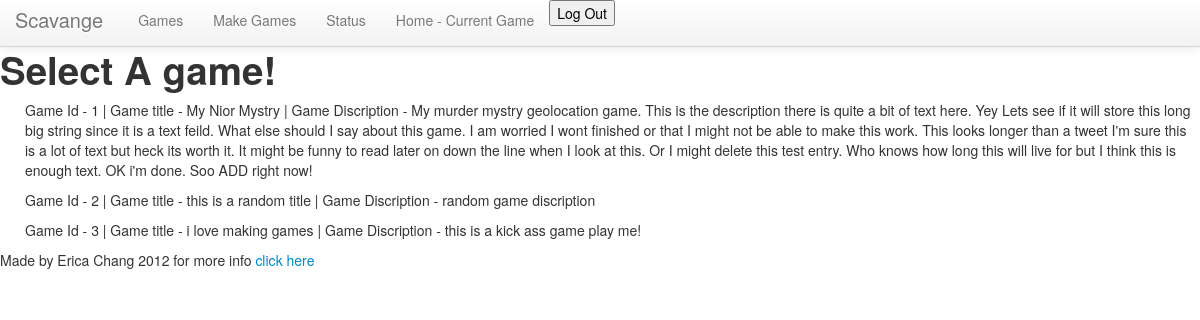
Page /select_games on the earlier database version.
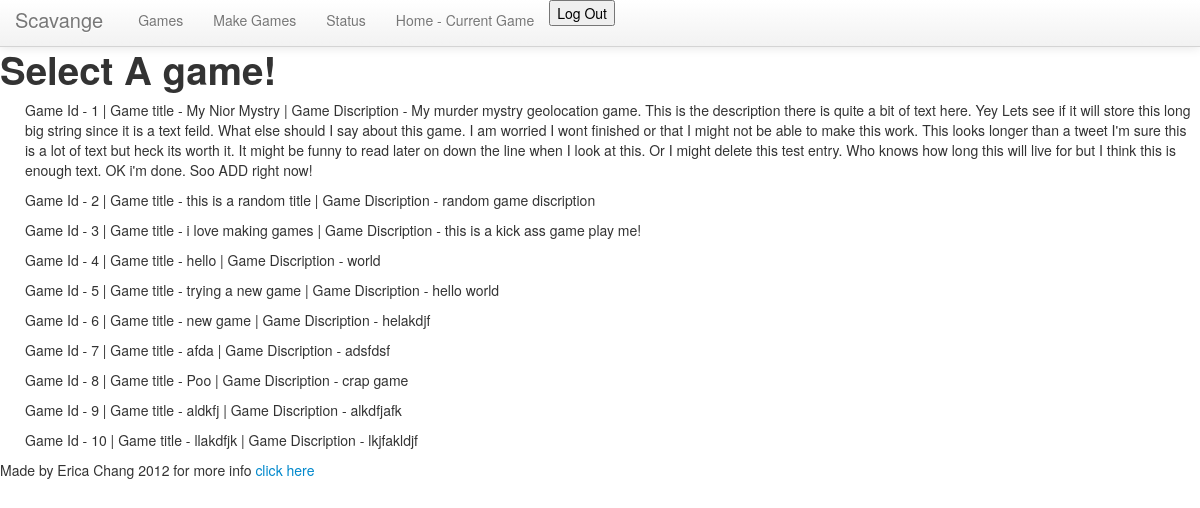
Same page on the later database version.
### model.py (models this page shows)
class Game(Base):
	__tablename__ = "games"
	id = Column(Integer, primary_key=True)
	game_title = Column(String(), nullable=True)
	game_description = Column(Text(), nullable=True)

### murder.py (the view)
@app.route('/select_games', methods=['GET'])
def select_game():
  games = db_session.query(Game).all()
  return render_template('select_games.html', games=games)

### templates/select_games.html (shortened to what this page needs)
{% extends "layout.html" %}
{% block content %}
<h1>
	<br>
	Select A game!
</h1>
<ul>
{% for game in games %}
	<p>
	Game Id - {{game.id}} | Game title - {{game.game_title}} | Game Discription - {{game.game_description}}
	</p>
{% endfor %}
</ul>
{% endblock %}

### templates/layout.html (shortened to what this page needs)
<html lang = en>
<head>
{% block head %}
<link href="/static/CSS/css/bootstrap.min.css" rel="stylesheet" media ="screen">
{% endblock %}
</head>
<body>
<div class ="navbar navbar-fixed-top">
	<div class ="navbar-inner">
		<div class = "container">
		    <a class ="brand" href="#">Scavange</a>
		    <div class ="nav-collapse">
				<ul class ="nav">
					<li><a href="{{url_for("select_game")}}"> Games </a></li>
					<li><a href="{{url_for("display_make_game")}}"> Make Games </a></li>
					<li><a href="{{url_for("display_status")}}"> Status </a></li>
					<li><a href="{{url_for("current_game")}}"> Home - Current Game</a></li>
					<li>
						<form name = "logout_button" action = "{{url_for("logout")}}" method = "POST">
						<input id="logout_button" type=submit value="Log Out">
					</form>
					</li>
				</ul>
			</div>
		</div>
	</div>
</div>
<div id = "content">
{% block content %}
{% endblock %}
</div>
<div id = "footer">
	{% block footer %}
	Made by Erica Chang 2012 for more info <a href = "http://startupmymind.com"> click here </a>
	{% endblock %}
</div>
</body>
</html>

Differences in the rows shown:
added Game: id "4", game_title "hello", game_description "world"
added Game: id "5", game_title "trying a new game", game_description "hello world"
added Game: id "6", game_title "new game", game_description "helakdjf"
added Game: id "7", game_title "afda", game_description "adsfdsf"
added Game: id "8", game_title "Poo", game_description "crap game"
added Game: id "9", game_title "aldkfj", game_description "alkdfjafk"
added Game: id "10", game_title "llakdfjk", game_description "lkjfakldjf"
